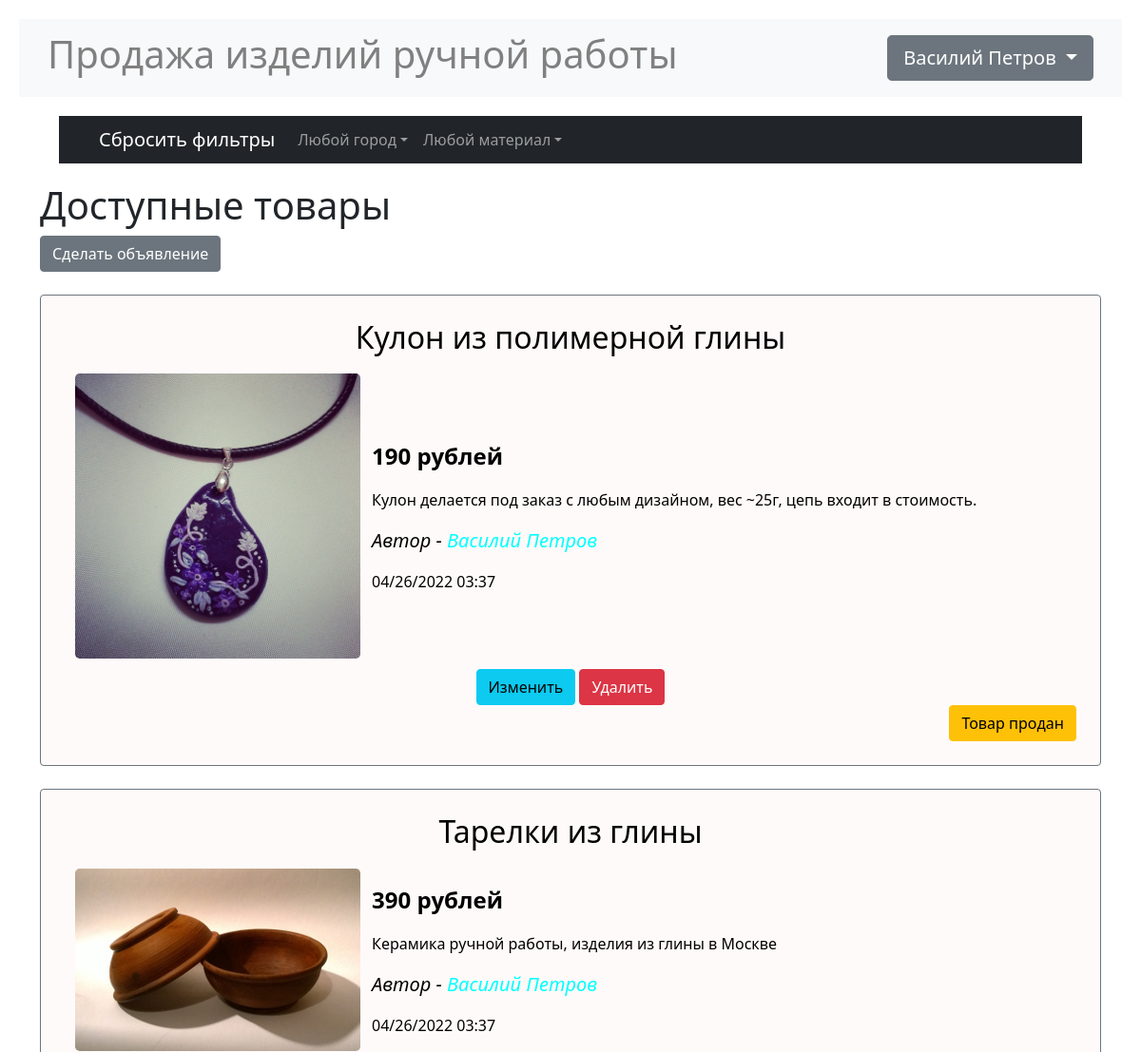
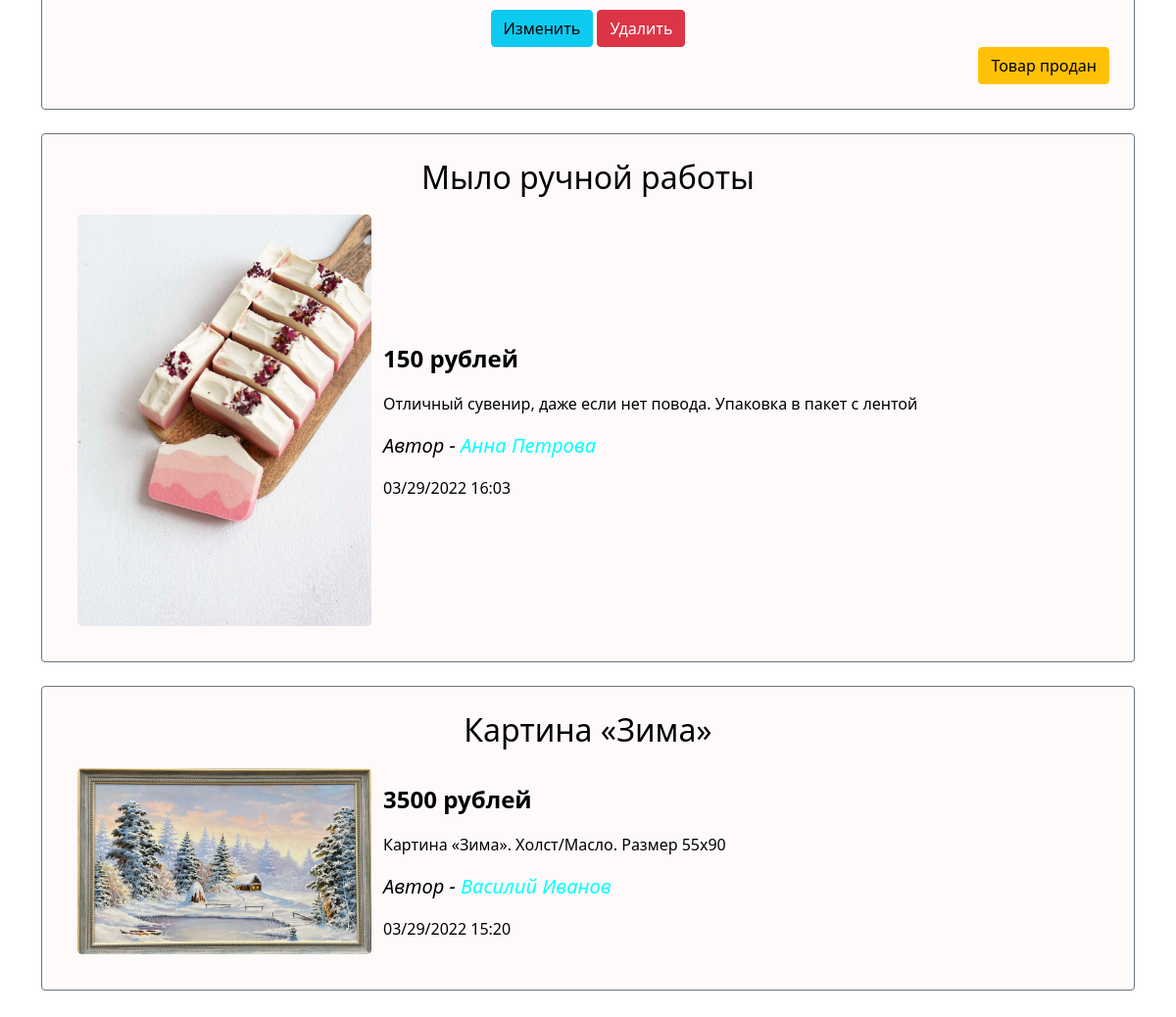
Page / (signed in) on the committed database (2 pictures, top to bottom).
### data/users.py (models this page shows, shortened)
class User(SqlAlchemyBase, UserMixin, SerializerMixin):
    __tablename__ = 'users'
    id = sqlalchemy.Column(sqlalchemy.Integer,
                           primary_key=True, autoincrement=True)
    name = sqlalchemy.Column(sqlalchemy.String, nullable=True)
    surname = sqlalchemy.Column(sqlalchemy.String, nullable=True)
    patronymic = sqlalchemy.Column(sqlalchemy.String, nullable=True)
    city = sqlalchemy.Column(sqlalchemy.String, nullable=True)
    age = sqlalchemy.Column(sqlalchemy.Integer, nullable=True)
    email = sqlalchemy.Column(sqlalchemy.String,
                              index=True, unique=True, nullable=True)
    about = sqlalchemy.Column(sqlalchemy.String, nullable=True)
    hashed_password = sqlalchemy.Column(sqlalchemy.String, nullable=True)
    created_date = sqlalchemy.Column(sqlalchemy.DateTime,
                                     default=datetime.datetime.now)
    ads = orm.relation("Ad", back_populates='user')

### data/ads.py (models this page shows)
class Ad(SqlAlchemyBase, SerializerMixin):
    __tablename__ = 'ads'
    id = sqlalchemy.Column(sqlalchemy.Integer,
                           primary_key=True, autoincrement=True)
    user_id = sqlalchemy.Column(sqlalchemy.Integer,
                                sqlalchemy.ForeignKey("users.id"))
    title = sqlalchemy.Column(sqlalchemy.String, nullable=True)
    content = sqlalchemy.Column(sqlalchemy.String, nullable=True)
    price = sqlalchemy.Column(sqlalchemy.Integer, nullable=True)
    filename = sqlalchemy.Column(sqlalchemy.String, nullable=True)
    created_date = sqlalchemy.Column(sqlalchemy.DateTime,
                                     default=datetime.datetime.now)
    is_sold = sqlalchemy.Column(sqlalchemy.Boolean, default=False)
    material = sqlalchemy.Column(sqlalchemy.String, nullable=True)
    condition = sqlalchemy.Column(sqlalchemy.String, nullable=True)
    user = orm.relation('User')

### main.py (the view)
@app.route("/")
@app.route("/<city>/<material>")
def index(city="Любой город", material="Любой материал"):
    db_sess = db_session.create_session()
    filters = [Ad.is_sold == 0]
    if city != "Любой город":
        filters.append(User.city == city)
    if material != "Любой материал":
        filters.append(Ad.material == material)
    ads = db_sess.query(Ad).join(User).filter(*filters).all()
    cities = set([user.city for user in db_sess.query(User).all()])
    params = {
        "cities": cities,
        "current_city": city,
        "materials": materials[:-1],
        "current_material": material,
        "ads": ads,
        "css": "../static/css/index.css",
        "title": "Продажа изделий ручной работы"
    }
    return render_template("index.html", **params)

### data/db_session.py (called while the page is built)
def create_session() -> Session:
    global __factory
    return __factory()

### main.py (called while the page is built)
@login_manager.user_loader
def load_user(user_id):
    db_sess = db_session.create_session()
    return db_sess.query(User).get(user_id)

### templates/index.html (shortened to what this page needs)
{% extends "base.html" %}
{% block content %}
<nav class="navbar navbar-expand-lg navbar-dark bg-dark" id="filters">
    <div class="container-fluid">
        <a class="navbar-brand" href="/">Сбросить фильтры</a>
        <div class="collapse navbar-collapse" id="navbarScroll">
            <ul class="navbar-nav me-auto my-2 my-lg-0 navbar-nav-scroll"
                style="--bs-scroll-height: 100px;">
                <li class="nav-item dropdown">
                    <a class="nav-link dropdown-toggle" role="button"
                       data-bs-toggle="dropdown" aria-expanded="false">
                        {{ current_city }}</a>
                </li>
                <li class="nav-item dropdown">
                    <a class="nav-link dropdown-toggle" role="button"
                       data-bs-toggle="dropdown" aria-expanded="false">
                        {{ current_material }}</a>
                </li>
            </ul>
        </div>
    </div>
</nav>
<h1>Доступные товары</h1>
{% if current_user.is_authenticated %}
<a href="ad" class="btn btn-secondary">Сделать объявление</a>
{% endif %}<br><br>
{% include "ads_list.html" %}
{% endblock %}

### templates/base.html (shortened to what this page needs)
<!doctype html>
<html lang="en">
<head>
    <link href="https://cdn.jsdelivr.net/npm/bootstrap@5.1.3/dist/css/bootstrap.min.css"
          rel="stylesheet"
>
    <link rel="stylesheet" type="text/css" href={{css}}>
    <link rel="stylesheet" type="text/css" href="/static/css/base.css">
</head>
<body>
<header>
    <nav class="navbar navbar-light bg-light">
        <span class="navbar-text h1" data-bs-toggle="tooltip"
              data-bs-placement="bottom" title="Перейти на главную страницу">
            <a href="/" class="base_title"
               style="color:grey; white-space: nowrap;">
                Продажа изделий ручной работы</a></span>
        {% if current_user.is_authenticated %}
        <div class="btn-group">
            <button type="button"
                    class="btn btn-secondary btn-lg dropdown-toggle"
                    data-bs-toggle="dropdown" aria-expanded="false">
                {{ current_user.name }} {{ current_user.surname }}
            </button>
        </div>
        {% else %}
        <p>
            <a class="btn btn-primary"
               href="/register">Зарегистрироваться</a>
            <a class="btn btn-success" href="/login">Войти</a>
        </p>
        {% endif %}
    </nav>
</header>
<main role="main" class="container">
    {% block content %}{% endblock %}
</main>
</body>
</html>

### templates/ads_list.html (shortened to what this page needs)
{% for item in ads|sort(attribute='created_date', reverse=true)%}
{% set i = loop.index %}
<div class="add">
    <div class="border border-secondary rounded">
        <a href="/ad/details/{{ item.id }}" title="Подробнее о товаре" id="add_href">
            <h2 align="center">{{item.title}}</h2>
            <table>
                <tr>
                    <td>
                        <a data-bs-toggle="modal"
                           data-bs-target="#Modal{{loop.index}}">
                            <img class="add_img rounded-3"
                                 src="/static/img/{{item.filename}}"
                                 alt="Изображение товара">
                        </a>
                    </td>
                    <td><p>
                        <p class="fw-bold fs-4">{{item.price}} рублей</p>
                        <p class="fs-6">{{item.content}}</p>
                        <p class="fst-italic fs-5">
                            Автор - <a class="navbar-brand"
                                       href="/user/{{item.user.id}}/active"
                                       title="Подробнее об авторе"
                                       id="profile_href">
                            {{item.user.name}} {{item.user.surname}}</a></p>
                        <p class="fs-6">
                            {{item.created_date.strftime("%m/%d/%Y %H:%M")}}</p>
                    </td>
                </tr>
            </table>
            {% if current_user.is_authenticated and current_user == item.user and state != "complete" %}
            <div align="center">
                <a href="/ad/{{ item.id }}" class="btn btn-info">
                    Изменить
                </a>
                <a href="/ad_delete/{{ item.id }}"
                   class="btn btn-danger" id="btn_sold">
                    Удалить
                </a>
            </div>
            <div align="right">
                <a href="/change_is_sold/1/{{ item.id }}"
                   class="btn btn-warning">Товар продан</a>
            </div>
            {% endif %}
        </a>
    </div>
</div><br>
{% endfor %}

### static/css/index.css (style rules this page uses)
.border { padding: 25px 25px; }
.add { background-color: #FFFAFA; }
#add_href { color: #000000; text-decoration: none; }
#profile_href { color: #00FFFF; text-decoration: none; }
.add_img { max-width: 300px; height: auto; margin: 10px; }
#filters { margin: 20px; }

### static/css/base.css (style rules this page uses)
body { margin: 20px; }
.navbar { padding: 5px 30px; }
.base_title { text-decoration: none; }

### rows in the picture
User: name "Василий", surname "Петров"
Ad: title "Кулон из полимерной глины", filename (picture), price "190", content "Кулон делается под заказ с любым дизайном, вес ~25г, цепь входит в стоимость.", user.name "Василий", user.surname "Петров", created_date "04/26/2022 03:37"
Ad: title "Тарелки из глины", filename (picture), price "390", content "Керамика ручной работы, изделия из глины в Москве", user.name "Василий", user.surname "Петров", created_date "04/26/2022 03:37"
Ad: title "Мыло ручной работы", filename (picture), price "150", content "Отличный сувенир, даже если нет повода. Упаковка в пакет с лентой", user.name "Анна", user.surname "Петрова", created_date "03/29/2022 16:03"
Ad: title "Картина «Зима»", filename (picture), price "3500", content "Картина «Зима». Холст/Масло. Размер 55x90", user.name "Василий", user.surname "Иванов", created_date "03/29/2022 15:20"

### other values in the picture
{{ current_city }} "Любой город"
{{ current_material }} "Любой материал"
